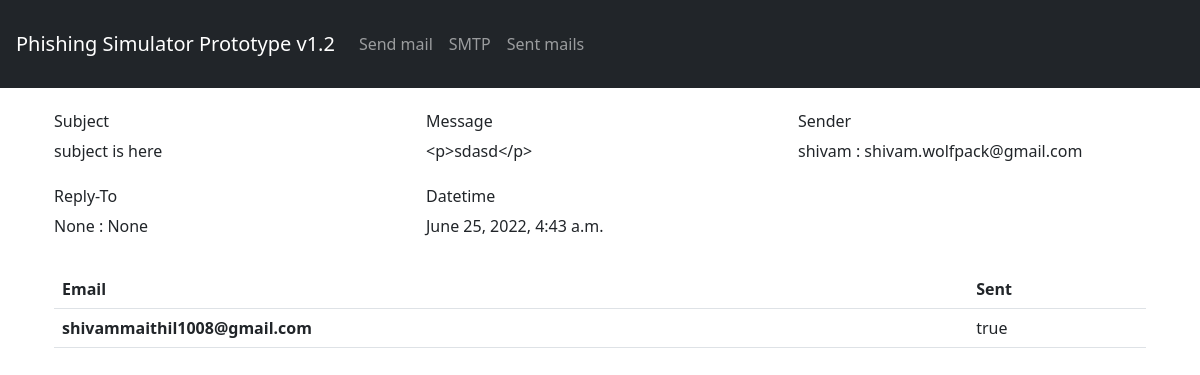
The app's page /detail-mail/2/ with its own data.
### mailer/models.py (models this page shows, shortened)
class Mails(models.Model):
    sender_email    = models.CharField(max_length=255, blank=True, null=True)
    sender_name     = models.CharField(max_length=255, blank=True, null=True)
    reply_to_email  = models.CharField(max_length=255, blank=True, null=True)
    reply_to_name   = models.CharField(max_length=255, blank=True, null=True)
    subject         = models.CharField(max_length=255, blank=True, null=True)
    message         = models.TextField(blank=True, null=True)
    email_list      = models.TextField(blank=True, null=True)
    dt_stamp        = models.DateTimeField(auto_now_add=True, blank=True, null=True)

### mailer/views.py (the view)
# urls.py: path('detail-mail/<id>/', SenderDetailView, name="detail-sender"),
def SenderDetailView(request, id):
    if request.method == 'GET':
        data = Mails.objects.get(id=id)
        emails = data.email_list.splitlines()
        res = [i.strip() for i in emails]
        return render(request, 'detail_mail.html', {"data":data, "res":res})

### templates/detail_mail.html
{% load static %}
{% include 'nav.html' %}
<div class="container p-4">
<div class="row mb-2">
    <div class="col-md-4 mb-4">
        <h6>
            Subject
        </h6>
        {{data.subject}}
    </div>
    <div class="col-md-4 mb-4">
        <h6>
            Message
        </h6>
        {{data.message}}
    </div>
    <div class="col-md-4 mb-4">
        <h6>
            Sender
        </h6>
        {{data.sender_name}} : {{data.sender_email}}
    </div>
    <div class="col-md-4 mb-4 ">
        <h6>
            Reply-To
        </h6>
        {{data.reply_to_name}} : {{data.reply_to_email}}
    </div>
    <div class="col-md-4 mb-4 ">
        <h6>
            Datetime
        </h6>
        {{data.dt_stamp}}
    </div>
</div>
<section>
    <table class="table">
        <thead>
          <tr>
            <th scope="col">Email</th>
            <th scope="col">Sent</th>
          </tr>
        </thead>
        <tbody>
        {% for i in res %}
          <tr>
            <th scope="row">{{ i }}</th>
            {% if "@" and "." in i %}
                <td>true</td>
            {% else %}
                <td>false</td>
            {% endif %}
          </tr>
          {% endfor %}
        </tbody>
    </table>
</section>
</div>

### records on screen
Mails: subject "subject is here", message "<p>sdasd</p>", sender_name "shivam", sender_email "shivam.wolfpack@gmail.com", reply_to_name "None", reply_to_email "None", dt_stamp "June 25, 2022, 4:43 a.m.", res "shivammaithil1008@gmail.com"
